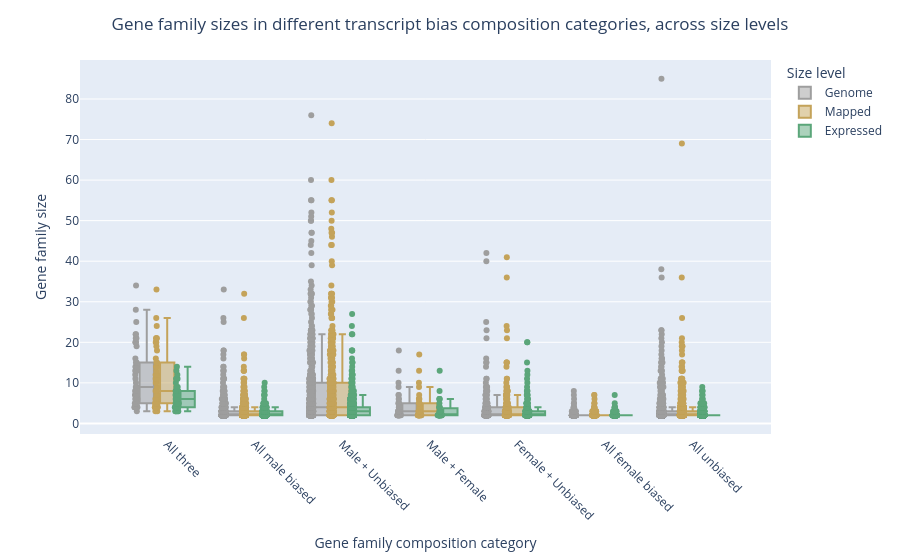

The code cell stored with this chart in its notebook:
### Code cell
hog_dir_melted = hog_direction.melt(
    id_vars=["HOG", "category"],
    value_vars=["hog_size_genome", "hog_size_mapped", "hog_size_expressed"],
    var_name="size_level",
    value_name="HOG_size"
)

size_level_labels = {
    "hog_size_genome":    "Genome",
    "hog_size_mapped":    "Mapped",
    "hog_size_expressed": "Expressed",
}
hog_dir_melted["size_level"] = hog_dir_melted["size_level"].map(size_level_labels)

fig7 = px.box(
    hog_dir_melted,
    x="category",
    y="HOG_size",
    color="size_level",
    color_discrete_map={
        "Genome":    "#9E9E9E",
        "Mapped":    "#C4A35A",
        "Expressed": "#5BA67A",
    },
    category_orders={
        "category":   category_order,
        "size_level": ["Genome", "Mapped", "Expressed"],
    },
    points="all",
    hover_data=["HOG"],
)

fig7.update_layout(
    title=dict(text="Gene family sizes in different transcript bias composition categories, across size levels", x=0.5, xanchor="center"),
    xaxis_title="Gene family composition category",
    yaxis_title="Gene family size",
    xaxis_tickangle=45,
    legend_title_text="Size level",
)
fig7.show()

### Figure 1 — Plotly figure (JSON) as saved in the notebook; plotly's stock layout.template omitted (floating-point values rounded to 4 significant figures; data arrays with more than 128 entries replaced by an {"elided": "..."} marker saying what was removed)
{"data": [{"alignmentgroup": "True", "boxpoints": "all", "customdata": {"elided": "2500x1 str values"}, "hovertemplate": "size_level=Genome<br>category=%{x}<br>HOG_size=%{y}<br>HOG=%{customdata[0]}<extra></extra>", "legendgroup": "Genome", "marker": {"color": "#9E9E9E"}, "name": "Genome", "notched": false, "offsetgroup": "Genome", "orientation": "v", "showlegend": true, "type": "box", "x": {"elided": "2500 str values"}, "x0": " ", "xaxis": "x", "y": {"elided": "2500 int values"}, "y0": " ", "yaxis": "y"}, {"alignmentgroup": "True", "boxpoints": "all", "customdata": {"elided": "2500x1 str values"}, "hovertemplate": "size_level=Mapped<br>category=%{x}<br>HOG_size=%{y}<br>HOG=%{customdata[0]}<extra></extra>", "legendgroup": "Mapped", "marker": {"color": "#C4A35A"}, "name": "Mapped", "notched": false, "offsetgroup": "Mapped", "orientation": "v", "showlegend": true, "type": "box", "x": {"elided": "2500 str values"}, "x0": " ", "xaxis": "x", "y": {"elided": "2500 int values"}, "y0": " ", "yaxis": "y"}, {"alignmentgroup": "True", "boxpoints": "all", "customdata": {"elided": "2500x1 str values"}, "hovertemplate": "size_level=Expressed<br>category=%{x}<br>HOG_size=%{y}<br>HOG=%{customdata[0]}<extra></extra>", "legendgroup": "Expressed", "marker": {"color": "#5BA67A"}, "name": "Expressed", "notched": false, "offsetgroup": "Expressed", "orientation": "v", "showlegend": true, "type": "box", "x": {"elided": "2500 str values"}, "x0": " ", "xaxis": "x", "y": {"elided": "2500 int values"}, "y0": " ", "yaxis": "y"}], "layout": {"boxmode": "group", "legend": {"title": {"text": "Size level"}, "tracegroupgap": 0}, "margin": {"t": 60}, "title": {"text": "Gene family sizes in different transcript bias composition categories, across size levels", "x": 0.5, "xanchor": "center"}, "xaxis": {"anchor": "y", "categoryarray": ["All three", "All male biased", "Male + Unbiased", "Male + Female", "Female + Unbiased", "All female biased", "All unbiased"], "categoryorder": "array", "domain": [0, 1], "tickangle": 45, "title": {"text": "Gene family composition category"}}, "yaxis": {"anchor": "x", "domain": [0, 1], "title": {"text": "Gene family size"}}}}
